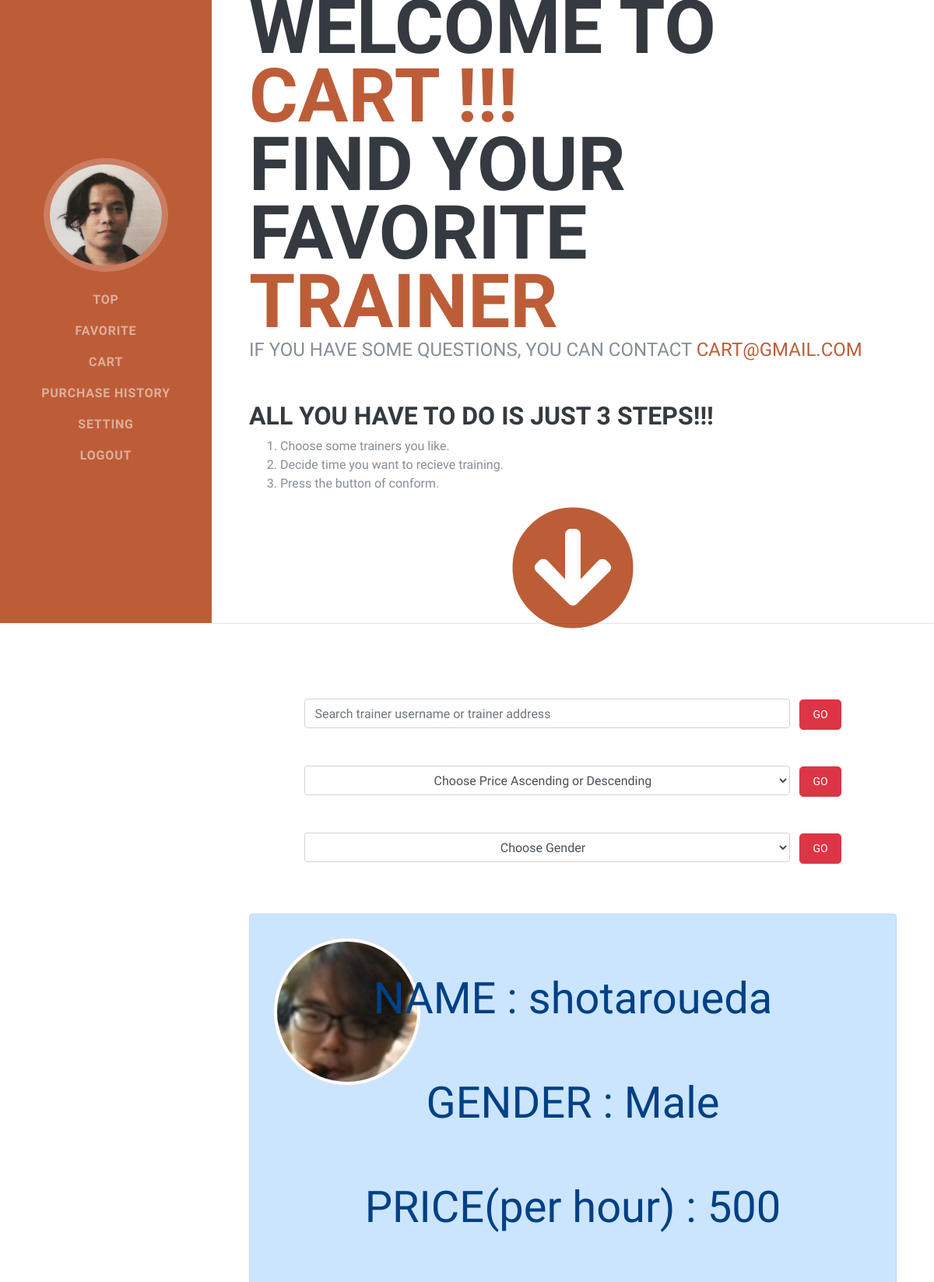
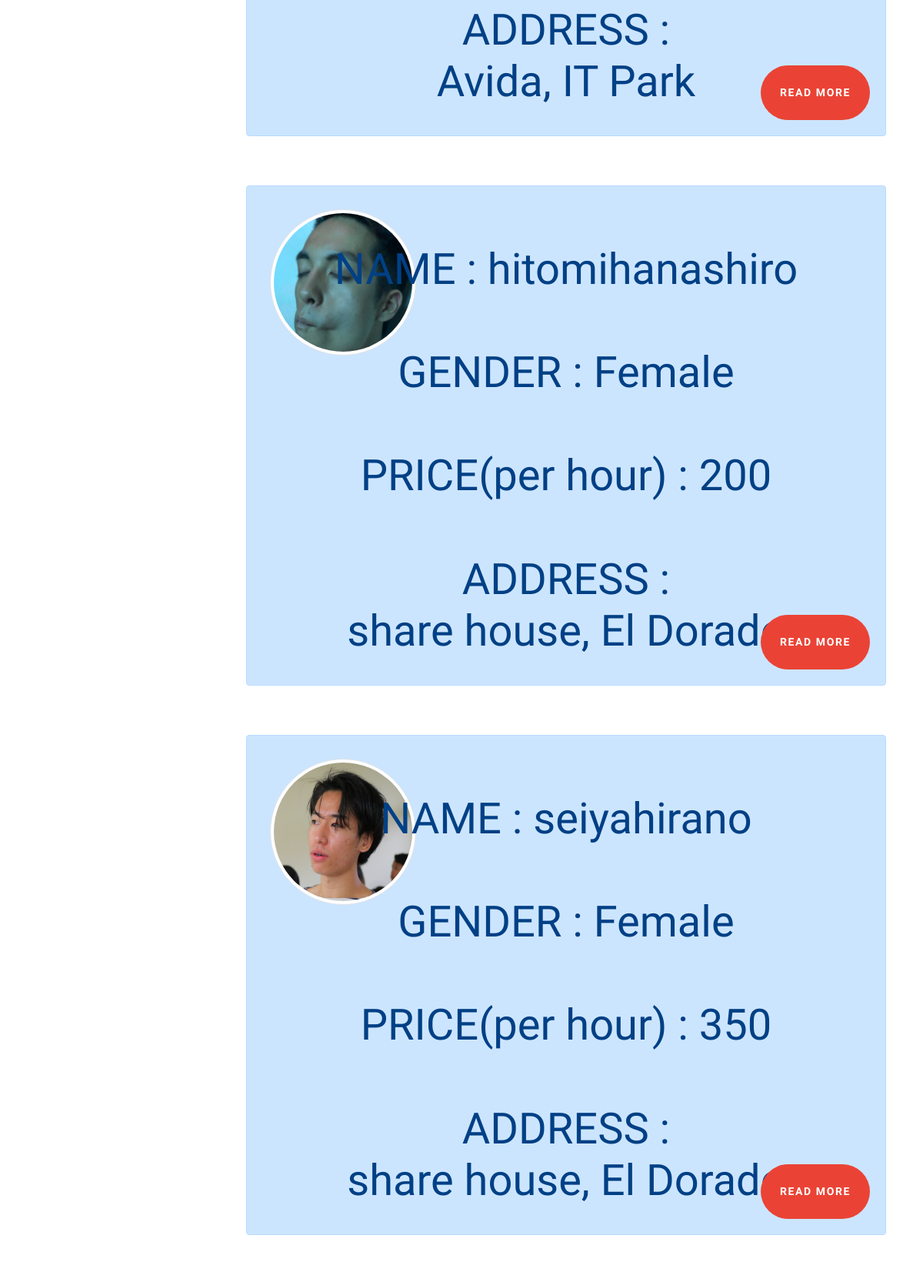
Page /trainerlist.php (signed in, upper part) on the committed database (2 pictures, top to bottom).
### tables this page shows
CREATE TABLE `users` (
  `user_id` int(100) NOT NULL,
  `user_fname` varchar(100) NOT NULL,
  `user_lname` varchar(100) NOT NULL,
  `user_email` varchar(100) NOT NULL,
  `user_status` varchar(100) DEFAULT NULL,
  `user_image` varchar(100) DEFAULT NULL,
  `login_id` int(100) NOT NULL
);

CREATE TABLE `product` (
  `trainer_id` int(100) NOT NULL,
  `trainer_fname` varchar(100) NOT NULL,
  `trainer_lname` varchar(100) NOT NULL,
  `trainer_uname` varchar(100) NOT NULL,
  `trainer_email` varchar(100) NOT NULL,
  `trainer_description` varchar(100) NOT NULL,
  `trainer_phone` varchar(100) NOT NULL,
  `trainer_address` varchar(100) NOT NULL,
  `trainer_gender` varchar(100) NOT NULL,
  `trainer_image` varchar(100) DEFAULT NULL,
  `trainer_price` int(100) NOT NULL
);

### classes/database.php (called while the page is built, shortened)
<?php
class Database{
    private $servername = 'localhost';
    private $username = 'root';
    private $password = 'root';
    private $database_name = 'fist_portfolio';
    public function __construct()
    {
        $this->conn = new mysqli($this->servername,$this->username,$this->password,$this->database_name);
        if($this->conn->connect_error){
            die('cannot connect'.$this->conn->connect_error);
        }else{
            return $this->conn;
        }
    }
}
?>

### admin_action.php (called while the page is built, shortened)
<?php
include 'classes/admin_class.php';
$Admin = new Admin;
?>

### classes/admin_class.php (called while the page is built, shortened)
<?php
include 'database.php';
class Admin extends Database{
    public function display_trainer(){
        $displaytrainer = "SELECT * FROM product";
        $result = $this->conn->query($displaytrainer);
        if($result->num_rows >0){
            $row = array();
            while($rows = $result->fetch_assoc()){
                $row[] = $rows;
            }return $row;
        }else{
            return false;
        }
    }
    public function displayoneuser($x){
        $sql = "SELECT * FROM login WHERE login_id = '$x' ";
        $result = $this->conn->query($sql);
        if($result->num_rows>0){
            $row = array();
            while($rows = $result->fetch_assoc()){
                $row[]=$rows;
            }return $row;
        }else{
            die('cannot display one user'.$this->conn->connect_error);
        }
    }
    public function display_onesetting($userID){
        $sql = "SELECT * FROM users INNER JOIN login ON users.login_id = login.login_id WHERE users.user_id = '$userID'";
        $result = $this->conn->query($sql);
        if($result->num_rows>0){
            $row = array();
            while($rows = $result->fetch_assoc()){
                $row[]=$rows;
            }return $row;
        }else{
            die('cannot display one setting'.$this->conn->connect_error);
        }
    }
}
?>

### trainerlist.php (the view, shortened to what this page needs)
<?php
    include 'admin_action.php';
    if(empty($_SESSION['login_id'])){
      header('location: login.php');
    }elseif($_SESSION['user_status']=='admin'){
      header('location: admin.php');
    }else{
      $userID = $_SESSION['login_id'];
      $didi = $Admin->displayoneuser($userID);
    }
?>
<!DOCTYPE html>
<html lang="en">
<head>
  <link href="vendor/bootstrap/css/bootstrap.min.css" rel="stylesheet">
  <link href="vendor/fontawesome-free/css/all.min.css" rel="stylesheet">
  <link href="css/resume.min.css" rel="stylesheet">
</head>
<body class="d-flex flex-column">
   <section class="resume-section p-3 p-lg-5 d-flex align-items-center">
      <div class="w-100">
        <h1 class="mb-0">WELCOME TO<span class="text-primary">
          <?php
            foreach($didi as $key => $row){
              echo $row['username'];
              echo " !!!</span><br>";
            }
          ?>
          FIND YOUR FAVORITE
          <span class="text-primary">TRAINER</span>
        </h1>
        <div class="subheading mb-5">If you have some questions, you can contact
          <a href="mailto:cart@gmail.com">cart@gmail.com</a>
        </div>
        <p class="lead mb-5">
          <h3>All you have to do is just 3 steps!!!</h3>
          <ol>
            <li>Choose some trainers you like.</li>
            <li>Decide time you want to recieve training.</li>
            <li>Press the button of conform.</li>
          </ol>
        </p>
        <div class="social-icon text-center ">
          <a href="#about">
            <i class="fas fa-arrow-circle-down"></i>
          </a>
        </div>
      </div>
    </section>
    <hr class="m-0">
    <section class="resume-section p-3 p-lg-5 d-flex justify-content-center" id="about">
        <div class="w-100 vh-100">
        <div id="page-content">
      <div class="row justify-content-center m-0 text-center">
        <div class="col-md-12 p-0">
        <?php include 'sidebar_admin.php' ?>
        <?php include 'forms.php' ?>
          <?php
            $list = $Admin->display_trainer();
            foreach($list as $key => $row){
              $userID = $row['trainer_id'];
                echo "<div class='alert alert-primary d-inline-block w-100 mt-5 display-3'>";
                if($row['trainer_image']== null){
                  echo "<i class='fas fa-user post'></i><br><br><br>";
                }else{
                  $image = $row['trainer_image'];
                  echo "<div class='big'>";
                  echo "<img src='upload/$image' class='img-thumbnail rounded-circle pos'><br><br><br>";
                  echo "</div>";
                }
                echo "<div class='display-4'>";
                echo "<div class='big'>";
                echo "NAME : ";
                echo $row['trainer_fname'].$row['trainer_lname'];
                echo "</div><br>";
                echo "<div class='big'>";
                echo "GENDER : ";
                echo $row['trainer_gender'];
                echo "</div><br>";
                echo "<div class='big'>";
                echo "PRICE(per hour) : ";
                echo $row['trainer_price'];
                echo "</div><br>";
                echo "ADDRESS : <br>";
                echo "<div class='big'>";
                echo $row['trainer_address']."<br>";
                echo "</div>";
                echo "<a href='user_edit.php?trainer_id=$userID' role='button' class='btn btn-lg btn-google btn-inline-block p-4 text-uppercase jojo'>READ MORE</a>";
                echo "</div>";
                echo "</div>";
            }
          ?>
            </div>
          </div>
        </div>
      </div>
    </section>
  </body>
</html>

### sidebar_admin.php (shortened to what this page needs)
<?php
    if(empty($_SESSION['login_id'])){
      header('location: login.php');
    }elseif($_SESSION['user_status']=='admin'){
      header('location: admin.php');
    }else{
      $userID = $_SESSION['login_id'];
    }
?>
<nav class="navbar navbar-expand-lg navbar-dark bg-primary fixed-top" id="sideNav">
    <a class="navbar-brand js-scroll-trigger" href="setting.php">
      <span class="d-none d-lg-block">
        <?php
            $tenta = $Admin->display_onesetting($userID);
            foreach($tenta as $key => $row){
              $image = $row['user_image'];
              if(empty($row['user_image'])){
                echo "<img class='img-fluid img-profile rounded-circle mx-auto mb-2' src='upload/dog.jpg'>";
              }else{
                echo "<img class='img-fluid img-profile rounded-circle mx-auto mb-2' src='upload/$image'> ";
              }
            }
        ?>
      </span>
    </a>
    <div class="collapse navbar-collapse" id="navbarSupportedContent">
      <ul class="navbar-nav">
      <li class="nav-item">
          <a class="nav-link js-scroll-trigger" href="trainerlist_new.php">TOP</a>
        </li>
        <li class="nav-item">
          <a class="nav-link js-scroll-trigger" href="trainerlist_favorite.php">Favorite</a>
        </li>
        <li class="nav-item">
          <a class="nav-link js-scroll-trigger" href="cart.php">Cart</a>
        </li>
        <li class="nav-item">
          <a class="nav-link js-scroll-trigger" href="trainerlist_history.php">Purchase History</a>
        </li>
        <li class="nav-item">
          <a class="nav-link js-scroll-trigger" href="setting.php">Setting</a>
        </li>
        <li class="nav-item">
          <a class="nav-link js-scroll-trigger" href="logout.php">Logout</a>
        </li>
      </ul>
    </div>
  </nav>

### trainerlist.php (style rules this page uses)
.fa-arrow-circle-down { font-size:160px; }
html, body { height: 100%; }
#page-content { flex: 1 0 auto; }
.d-inline-block { width :350px; height :650px; }
.big { position: relative; }
.pos { position:absolute; top:20px; left :20px; }
.jojo { position :absolute; bottom: 20px; right:20px; }
.alert-primary { font-size: 18px; padding: 10px; }
.text-uppercase { font-size: 14px; }
.btn-google { color: white; background-color: #ea4335; border-radius: 5rem; letter-spacing: .1rem; font-weight: bold; transition: all 0.2s; }
.fas { font-size:160px; }
.img-thumbnail { width:190px; height:190px; overflow: hidden; }

### rows in the picture
users: user_image (picture)
product: trainer_image (picture), trainer_fname "shotaro", trainer_lname "ueda", trainer_gender "Male", trainer_price "500", trainer_address "Avida, IT Park"
product: trainer_image (picture), trainer_fname "hitomi", trainer_lname "hanashiro", trainer_gender "Female", trainer_price "200", trainer_address "share house, El Dorado"
product: trainer_image (picture), trainer_fname "seiya", trainer_lname "hirano", trainer_gender "Female", trainer_price "350", trainer_address "share house, El Dorado"

### other values in the picture
$row['username'] "CART"
